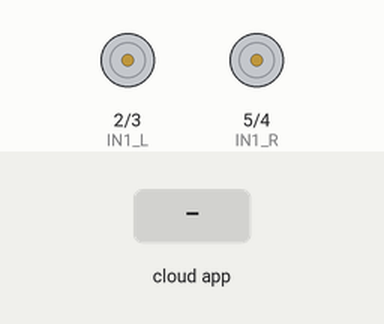
The sketch below on a simulated Arduino Uno, built with avr-gcc and run on an emulated ATmega328P. Shown: motor-driver pin pairs drawn as motors (green arrow = first pin HIGH = forward, orange = second pin HIGH = backward, longer = more drive). Inputs (shaded band) come from the test bench. The ROS host is connected and sends only what is stated.

Above: at 1.2 s.
1.3 s: the phone or cloud app sets linear.x to -100
At 2.3 s:
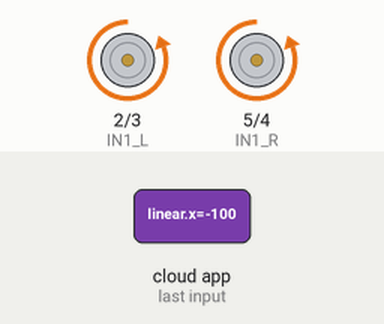
2.8 s: the phone or cloud app sets linear.x to 100
At 3.4 s:
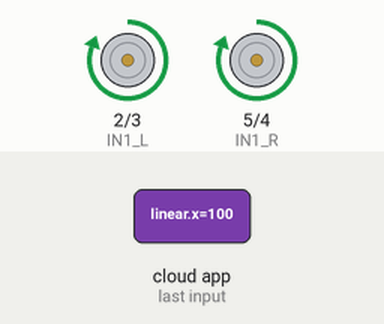
4.3 s: the phone or cloud app sets linear.x to 0
At 4.6 s:
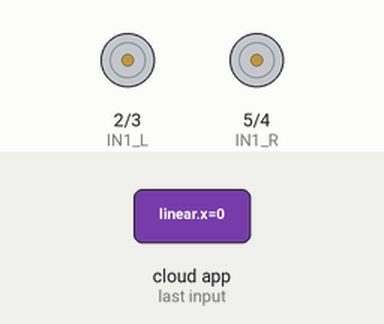
5.8 s: the phone or cloud app sets angular.z to -100
At 6.9 s:
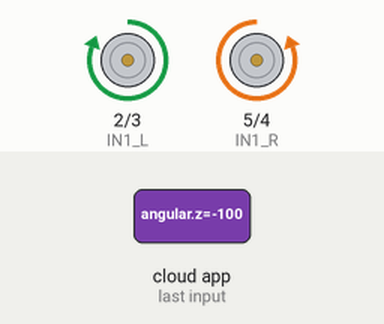
7.3 s: the phone or cloud app sets angular.z to 100
At 8.1 s:
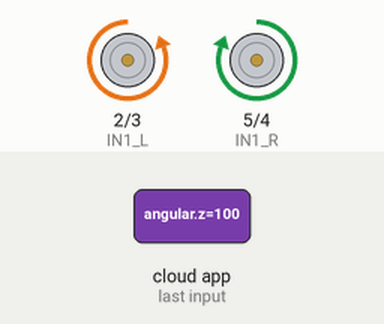
8.8 s: the phone or cloud app sets angular.z to 0
At 9.2 s:
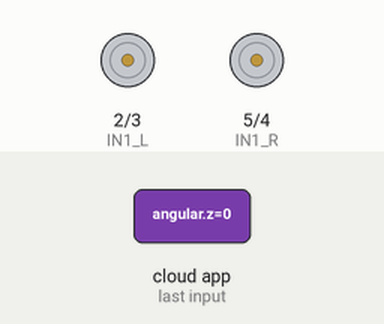
Timing chart, 0 to 11.3 s (numbered marks = the images above; inputs shaded):
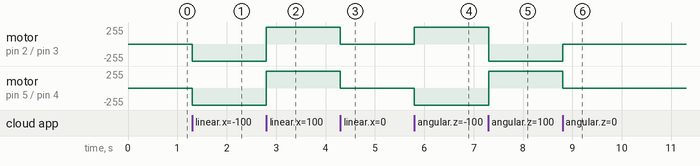

The sketch:

ros_car.ino
```cpp
//Code Authors:
//* Yash Sahu

#include <ArduinoHardware.h>
#include <ros.h>
#include <geometry_msgs/Twist.h>


//#define EN_L 9
#define IN1_L 2
#define IN2_L 3

//#define EN_R 8
#define IN1_R 5 //for small red robot 4
#define IN2_R 4 //for small red robot 5


double w_r=0, w_l=0;

//wheel_rad is the wheel radius ,wheel_sep is
double wheel_rad = 0.1, wheel_sep = 0.36;


ros::NodeHandle nh;
int lowSpeed = 200;
int highSpeed = 50;
double speed_ang=0, speed_lin=0;

void messageCb( const geometry_msgs::Twist& msg){
  speed_ang = msg.angular.z;
  speed_lin = msg.linear.x;
  w_r = (speed_lin/wheel_rad) + ((speed_ang*wheel_sep)/(2.0*wheel_rad));
  w_l = (speed_lin/wheel_rad) - ((speed_ang*wheel_sep)/(2.0*wheel_rad));
}


ros::Subscriber<geometry_msgs::Twist> sub("cmd_vel", &messageCb );
void Motors_init();
void MotorL(int Pulse_Width1);
void MotorR(int Pulse_Width2);

void setup(){

 Motors_init();

 nh.initNode();

 nh.subscribe(sub);

}


void loop(){
 MotorL(w_l*10);

 MotorR(w_r*10);

 nh.spinOnce();

}


void Motors_init(){

 //pinMode(EN_L, OUTPUT);

 //pinMode(EN_R, OUTPUT);

 pinMode(IN1_L, OUTPUT);

 pinMode(IN2_L, OUTPUT);

 pinMode(IN1_R, OUTPUT);

 pinMode(IN2_R, OUTPUT);

 //digitalWrite(EN_L, LOW);

 //digitalWrite(EN_R, LOW);

 digitalWrite(IN1_L, LOW);

 digitalWrite(IN2_L, LOW);

 digitalWrite(IN1_R, LOW);

 digitalWrite(IN2_R, LOW);

}

void MotorL(int Pulse_Width1){
 if (Pulse_Width1 > 0){

     //analogWrite(EN_L, Pulse_Width1);

     digitalWrite(IN1_L, HIGH);

     digitalWrite(IN2_L, LOW);

 }

 if (Pulse_Width1 < 0){

     Pulse_Width1=abs(Pulse_Width1);

     //analogWrite(EN_L, Pulse_Width1);

     digitalWrite(IN1_L, LOW);

     digitalWrite(IN2_L, HIGH);

 }

 if (Pulse_Width1 == 0){

     //analogWrite(EN_L, Pulse_Width1);

     digitalWrite(IN1_L, LOW);

     digitalWrite(IN2_L, LOW);

 }

}


void MotorR(int Pulse_Width2){


 if (Pulse_Width2 > 0){

     //analogWrite(EN_R, Pulse_Width2);

     digitalWrite(IN1_R, HIGH);

     digitalWrite(IN2_R, LOW);

 }

 if (Pulse_Width2 < 0){

     Pulse_Width2=abs(Pulse_Width2);

     //analogWrite(EN_R, Pulse_Width2);

     digitalWrite(IN1_R, LOW);

     digitalWrite(IN2_R, HIGH);

 }

 if (Pulse_Width2 == 0){

     //analogWrite(EN_R, Pulse_Width2);

     digitalWrite(IN1_R, LOW);

     digitalWrite(IN2_R, LOW);

 }

}
```

Measured:
- after the input at 1.3 s, motor on pin 2 (IN1_L) / pin 3 (IN2_L), motor on pin 5 (IN1_R) / pin 4 (IN2_R): stopped → backward 255/255 at once
- after the input at 2.8 s, motor on pin 2 (IN1_L) / pin 3 (IN2_L), motor on pin 5 (IN1_R) / pin 4 (IN2_R): backward 255/255 → forward 255/255 at once
- after the input at 4.3 s, motor on pin 2 (IN1_L) / pin 3 (IN2_L), motor on pin 5 (IN1_R) / pin 4 (IN2_R): forward 255/255 → stopped at once
- after the input at 5.8 s, motor on pin 2 (IN1_L) / pin 3 (IN2_L): stopped → forward 255/255 at once; motor on pin 5 (IN1_R) / pin 4 (IN2_R): stopped → backward 255/255 at once
- after the input at 7.3 s, motor on pin 2 (IN1_L) / pin 3 (IN2_L): forward 255/255 → backward 255/255 at once; motor on pin 5 (IN1_R) / pin 4 (IN2_R): backward 255/255 → forward 255/255 at once
- after the input at 8.8 s, motor on pin 2 (IN1_L) / pin 3 (IN2_L): backward 255/255 → stopped at once; motor on pin 5 (IN1_R) / pin 4 (IN2_R): forward 255/255 → stopped at once
